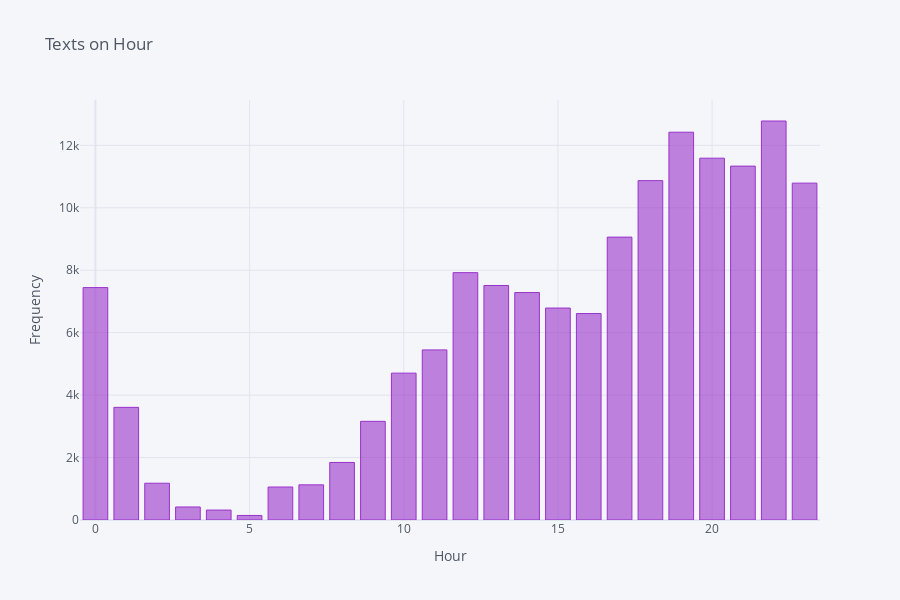

The cell this chart's notebook holds for it:
### Code cell
df_combined['hour_of_day'] = df_combined['timestamp_hkt'].apply(lambda x : x.strftime('%H'))
df_hour_fig = df_combined.groupby(['hour_of_day'])['content'].count().iplot(dimensions=(900,600),colors=["DarkOrchid",],kind='bar',title="Texts on Hour",yTitle="Frequency",xTitle="Hour",asFigure=True)
df_hour_fig.write_image("images/hour_msgs.svg")
df_hour_fig.show()

### Figure 1 — Plotly figure (JSON) as saved in the notebook; plotly's stock layout.template omitted (floating-point values rounded to 4 significant figures)
{"data": [{"marker": {"color": "rgba(153, 50, 204, 0.6)", "line": {"color": "rgba(153, 50, 204, 1.0)", "width": 1}}, "name": "content", "orientation": "v", "text": "", "type": "bar", "x": ["00", "01", "02", "03", "04", "05", "06", "07", "08", "09", "10", "11", "12", "13", "14", "15", "16", "17", "18", "19", "20", "21", "22", "23"], "y": [7444, 3608, 1178, 417, 318, 146, 1057, 1126, 1843, 3160, 4704, 5448, 7922, 7511, 7285, 6788, 6612, 9060, 10869, 12420, 11588, 11334, 12779, 10789]}], "layout": {"height": 600, "legend": {"bgcolor": "#F5F6F9", "font": {"color": "#4D5663"}}, "paper_bgcolor": "#F5F6F9", "plot_bgcolor": "#F5F6F9", "title": {"font": {"color": "#4D5663"}, "text": "Texts on Hour"}, "width": 900, "xaxis": {"gridcolor": "#E1E5ED", "showgrid": true, "tickfont": {"color": "#4D5663"}, "title": {"font": {"color": "#4D5663"}, "text": "Hour"}, "zerolinecolor": "#E1E5ED"}, "yaxis": {"gridcolor": "#E1E5ED", "showgrid": true, "tickfont": {"color": "#4D5663"}, "title": {"font": {"color": "#4D5663"}, "text": "Frequency"}, "zerolinecolor": "#E1E5ED"}}}
